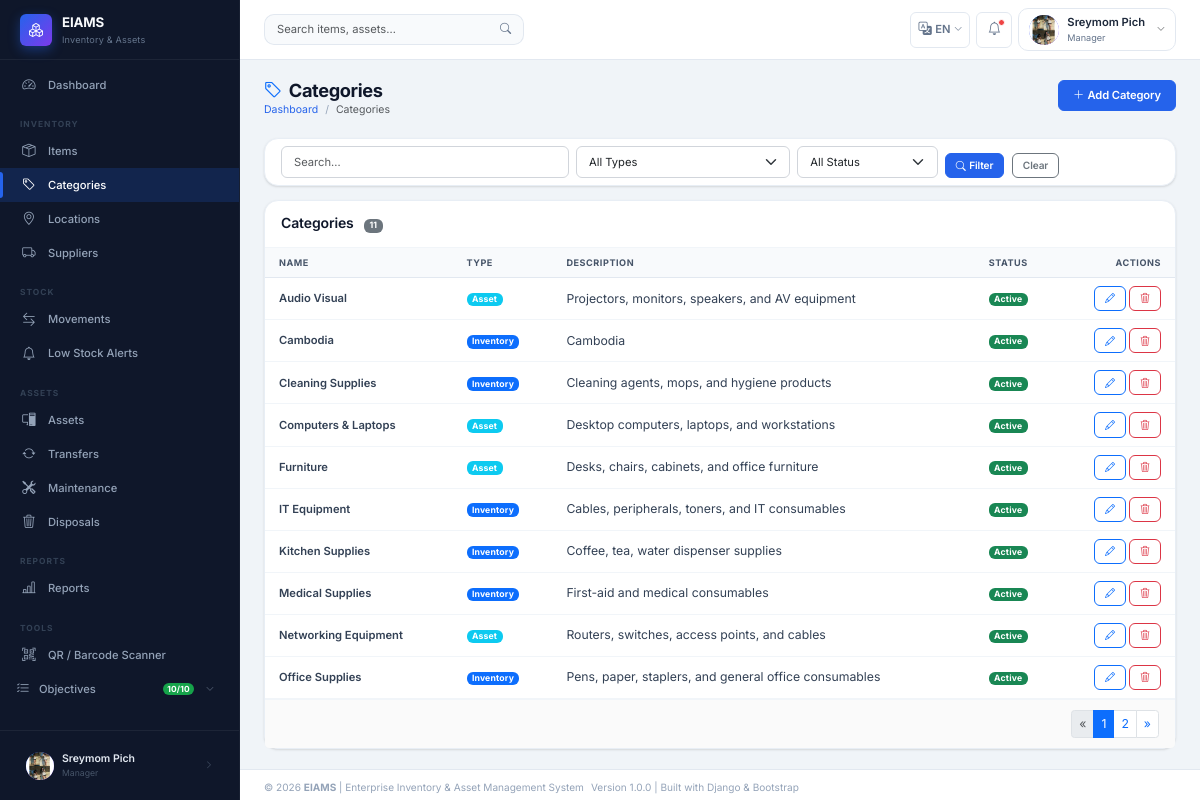
The app's page /inventory/categories/ (signed in), older data.
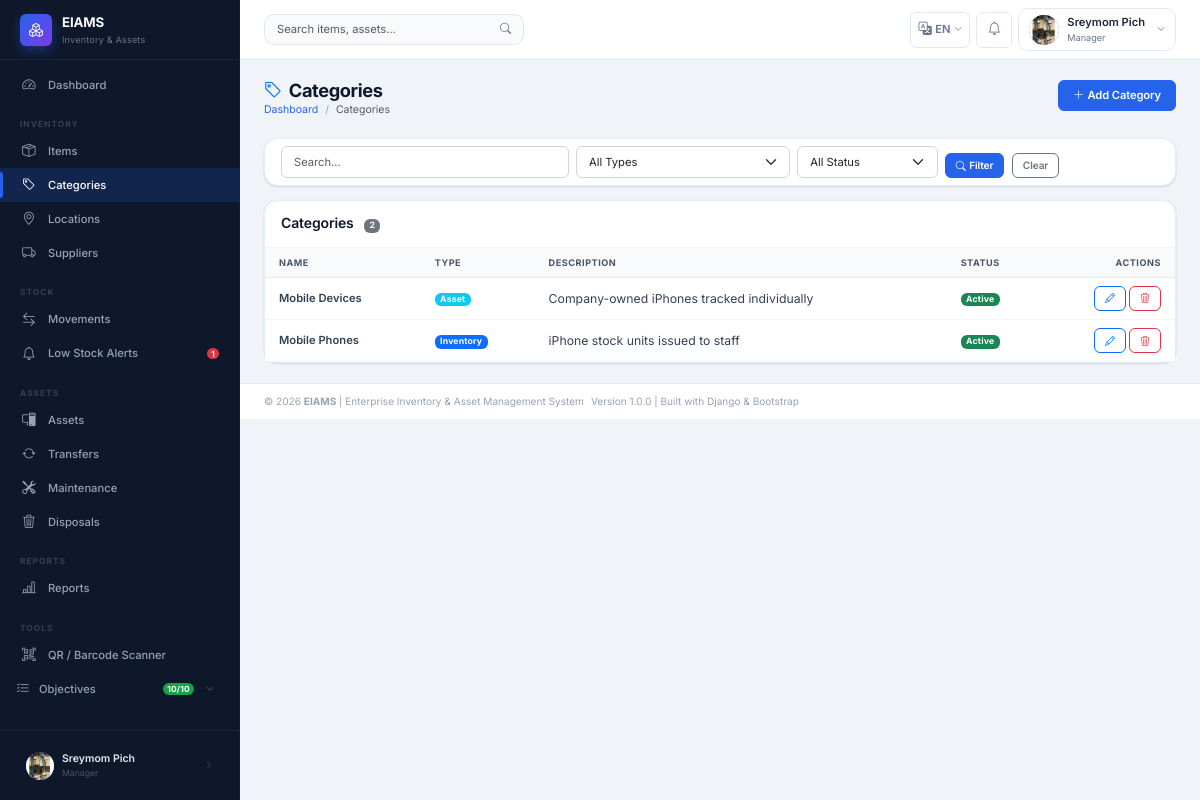
The same page, newer data.
### apps/inventory/models.py (models this page shows, shortened)
class Category(models.Model):
    TYPE_INVENTORY = 'Inventory'
    TYPE_ASSET     = 'Asset'
    TYPE_CHOICES   = [
        (TYPE_INVENTORY, 'Inventory'),
        (TYPE_ASSET,     'Asset'),
    ]
    STATUS_ACTIVE   = 'Active'
    STATUS_INACTIVE = 'Inactive'
    STATUS_CHOICES  = [
        (STATUS_ACTIVE,   'Active'),
        (STATUS_INACTIVE, 'Inactive'),
    ]
    category_name = models.CharField(
        max_length=100,
        verbose_name='Category Name',
        help_text='Display name of the category'
    )
    category_type = models.CharField(
        max_length=50,
        choices=TYPE_CHOICES,
        verbose_name='Category Type',
        help_text='Inventory category or Asset category'
    )
    description   = models.TextField(
        blank=True,
        null=True,
        verbose_name='Description'
    )
    status        = models.CharField(
        max_length=20,
        choices=STATUS_CHOICES,
        default=STATUS_ACTIVE,
        verbose_name='Status'
    )
    created_at    = models.DateTimeField(auto_now_add=True)
    updated_at    = models.DateTimeField(auto_now=True)
    class Meta:
        verbose_name        = 'Category'
        verbose_name_plural = 'Categories'
        ordering            = ['category_name']
        unique_together     = [['category_name', 'category_type']]

### apps/inventory/views.py (the view)
# urls.py: path('categories/',                  views.category_list,    name='category_list'),
@login_required
def category_list(request):
    categories   = Category.objects.order_by('category_name')
    search_query = request.GET.get('q', '').strip()
    type_filter  = request.GET.get('type', '')
    status_filter = request.GET.get('status', '')
    if search_query:
        categories = categories.filter(
            Q(category_name__icontains=search_query) |
            Q(description__icontains=search_query)
        )
    if type_filter:
        categories = categories.filter(category_type=type_filter)
    if status_filter:
        categories = categories.filter(status=status_filter)
    paginator = Paginator(categories, ITEMS_PER_PAGE)
    page_obj  = paginator.get_page(request.GET.get('page', 1))
    return render(request, 'inventory/category_list.html', {
        'page_obj':      page_obj,
        'search_query':  search_query,
        'type_filter':   type_filter,
        'status_filter': status_filter,
        'page_title':    'Categories',
        'total':         categories.count(),
    })

### apps/accounts/models.py (called while the page is built)
    def is_admin_or_above(self):
        return self.role_name in [self.SUPER_ADMIN, self.ADMIN]

    def get_role_name(self):
        return self.role.role_name if self.role else 'No Role'

    def is_super_admin(self):
        return self.role and self.role.role_name == Role.SUPER_ADMIN

    def is_admin_or_above(self):
        return self.role and self.role.is_admin_or_above()

### apps/notifications/context_processors.py (called while the page is built)
def notification_count(request):
    if not request.user.is_authenticated:
        return {}
    try:
        from .models import Notification
        unread_count = Notification.objects.filter(
            user=request.user, is_read=False
        ).count()
    except Exception:
        unread_count = 0
    try:
        from apps.stock.models import LowStockAlert
        open_alerts = LowStockAlert.objects.filter(status='New').count()
    except Exception:
        open_alerts = 0
    return {
        'unread_notification_count': unread_count,
        'open_alerts': open_alerts,
    }

### templates/inventory/category_list.html (shortened to what this page needs)
{% extends "base.html" %}
{% load i18n %}
{% block content %}
<div class="page-header">
  <div>
    <h1><i class="bi bi-tag me-2 text-primary"></i>{% trans "Categories" %}</h1>
    <nav aria-label="breadcrumb"><ol class="breadcrumb">
      <li class="breadcrumb-item"><a href="{% url 'dashboard:home' %}">{% trans "Dashboard" %}</a></li>
      <li class="breadcrumb-item active">{% trans "Categories" %}</li>
    </ol></nav>
  </div>
  <a href="{% url 'inventory:category_create' %}" class="btn btn-primary"><i class="bi bi-plus-lg me-1"></i>{% trans "Add Category" %}</a>
</div>
<div class="card mb-3">
  <div class="card-body py-2">
    <form method="get" class="row g-2 align-items-end">
      <div class="col-md-4"><input type="text" name="q" class="form-control form-control-sm" placeholder="{% trans 'Search…' %}" value="{{ search_query }}"></div>
      <div class="col-md-3">
        <select name="type" class="form-select form-select-sm">
          <option value="">{% trans "All Types" %}</option>
        </select>
      </div>
      <div class="col-md-2">
        <select name="status" class="form-select form-select-sm">
          <option value="">{% trans "All Status" %}</option>
        </select>
      </div>
      <div class="col-auto">
        <button type="submit" class="btn btn-primary btn-sm"><i class="bi bi-search me-1"></i>{% trans "Filter" %}</button>
        <a href="{% url 'inventory:category_list' %}" class="btn btn-outline-secondary btn-sm ms-1">{% trans "Clear" %}</a>
      </div>
    </form>
  </div>
</div>
<div class="card">
  <div class="card-header d-flex align-items-center justify-content-between">
    <h6 class="mb-0">{% trans "Categories" %} <span class="badge bg-secondary ms-2">{{ total }}</span></h6>
  </div>
  <div class="table-responsive">
    <table class="table table-hover mb-0">
      <thead><tr><th>{% trans "Name" %}</th><th>{% trans "Type" %}</th><th>{% trans "Description" %}</th><th>{% trans "Status" %}</th><th class="text-end">{% trans "Actions" %}</th></tr></thead>
      <tbody>
        {% for cat in page_obj %}
        <tr>
          <td class="fw-semibold">{{ cat.category_name }}</td>
          <td><span class="badge {% if cat.category_type == 'Inventory' %}bg-primary{% else %}bg-info{% endif %}">{{ cat.category_type }}</span></td>
          <td style="font-size:.875rem;">{{ cat.description|truncatechars:60|default:"—" }}</td>
          <td><span class="badge {% if cat.status == 'Active' %}bg-success{% else %}bg-secondary{% endif %}">{{ cat.status }}</span></td>
          <td class="text-end">
            <a href="{% url 'inventory:category_update' cat.pk %}" class="btn btn-sm btn-outline-primary" title="{% trans 'Edit' %}"><i class="bi bi-pencil"></i></a>
            <a href="{% url 'inventory:category_delete' cat.pk %}" class="btn btn-sm btn-outline-danger" title="{% trans 'Delete' %}"><i class="bi bi-trash3"></i></a>
          </td>
        </tr>
        {% empty %}
        <tr><td colspan="5" class="text-center text-muted py-4"><i class="bi bi-tag d-block fs-2 mb-2"></i>{% trans "No categories found." %}</td></tr>
        {% endfor %}
      </tbody>
    </table>
  </div>
  {% if page_obj.has_other_pages %}<div class="card-footer">{% include "includes/pagination.html" with page_obj=page_obj %}</div>{% endif %}
</div>
{% endblock %}

### templates/includes/sidebar.html (shortened to what the changed rows need)
{% load static i18n %}
<aside class="sidebar" id="sidebar" role="navigation" aria-label="Main navigation">
  <nav class="sidebar-nav" aria-label="Sidebar menu">
    <ul class="nav flex-column">
      <li><a href="{% url 'stock:alert_list' %}" class="nav-link {% if 'alerts' in request.path %}active{% endif %}">
        <i class="bi bi-bell" aria-hidden="true"></i>
        <span>{% trans "Low Stock Alerts" %}</span>
        {% if open_alerts %}<span class="badge bg-danger" aria-label="{{ open_alerts }} alerts">{{ open_alerts }}</span>{% endif %}
      </a></li>
    </ul>
  </nav>
</aside>

### templates/includes/navbar.html (shortened to what this page needs)
{% load static i18n %}
<header class="topbar" id="topbar" role="banner">
  <div class="topbar-search d-none d-md-flex" role="search">
    <form action="{% url 'inventory:item_list' %}" method="get" aria-label="{% trans 'Search' %}">
      <div class="input-group">
        <input type="search" name="q" class="form-control"
               placeholder="{% trans 'Search items, assets…' %}"
               value="{{ request.GET.q }}" aria-label="{% trans 'Search' %}">
        <button type="submit" class="btn btn-outline-secondary" aria-label="{% trans 'Submit search' %}">
          <i class="bi bi-search" aria-hidden="true"></i>
        </button>
      </div>
    </form>
  </div>
  <div class="topbar-actions" role="complementary">
    {% include "includes/language_switcher.html" %}
    <div class="dropdown">
      <button class="topbar-icon-btn" data-bs-toggle="dropdown"
              aria-label="{% trans 'Notifications' %}" aria-haspopup="true" aria-expanded="false">
        <i class="bi bi-bell" aria-hidden="true"></i>
        {% if unread_notification_count and unread_notification_count > 0 %}
          <span class="notif-badge" aria-label="{{ unread_notification_count }} unread"></span>
        {% endif %}
      </button>
    </div>
    <div class="dropdown">
      <button class="user-dropdown-btn" data-bs-toggle="dropdown"
              aria-label="{% trans 'User menu' %}" aria-haspopup="true" aria-expanded="false">
        <div class="user-avatar" aria-hidden="true">
          {% if user.profile_pic %}
            <img src="{{ user.profile_pic.url }}" alt="{{ user.full_name }}">
          {% else %}
            {{ user.full_name|first|upper }}
          {% endif %}
        </div>
        <div class="d-none d-sm-block text-start">
          <div class="user-name">{{ user.full_name|truncatechars:16 }}</div>
          <div class="user-role">{{ user.get_role_name }}</div>
        </div>
        <i class="bi bi-chevron-down text-muted ms-1" style="font-size:.6rem;" aria-hidden="true"></i>
      </button>
    </div>
  </div>
</header>

Row changes from the older to the newer data that the page shows:
removed Category: category_name "Audio Visual", category_type "Asset", description "Projectors, monitors, speakers, and AV equipment", status "Active"
removed Category: category_name "Cambodia", category_type "Inventory", description "Cambodia", status "Active"
removed Category: category_name "Cleaning Supplies", category_type "Inventory", description "Cleaning agents, mops, and hygiene products", status "Active"
removed Category: category_name "Computers & Laptops", category_type "Asset", description "Desktop computers, laptops, and workstations", status "Active"
removed Category: category_name "Furniture", category_type "Asset", description "Desks, chairs, cabinets, and office furniture", status "Active"
removed Category: category_name "IT Equipment", category_type "Inventory", description "Cables, peripherals, toners, and IT consumables", status "Active"
removed Category: category_name "Kitchen Supplies", category_type "Inventory", description "Coffee, tea, water dispenser supplies", status "Active"
removed Category: category_name "Medical Supplies", category_type "Inventory", description "First-aid and medical consumables", status "Active"
removed Category: category_name "Networking Equipment", category_type "Asset", description "Routers, switches, access points, and cables", status "Active"
removed Category: category_name "Office Supplies", category_type "Inventory", description "Pens, paper, staplers, and general office consumables", status "Active"
added Category: category_name "Mobile Devices", category_type "Asset", description "Company-owned iPhones tracked individually", status "Active"
added Category: category_name "Mobile Phones", category_type "Inventory", description "iPhone stock units issued to staff", status "Active"
Text that changed along with them:
{{ open_alerts }}: (not shown) → "1"
{{ total }}: "11" → "2"
list line gone: "1"
list line gone: "2"
